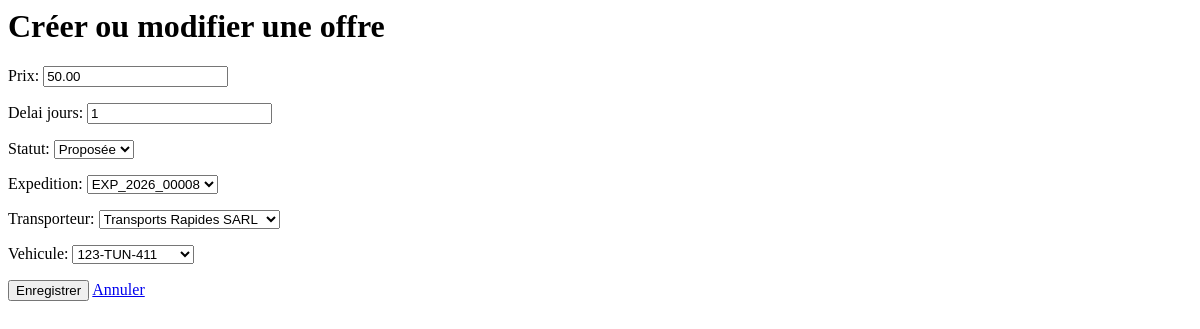
Before: /offres/offre_update/2/ with the older database file.
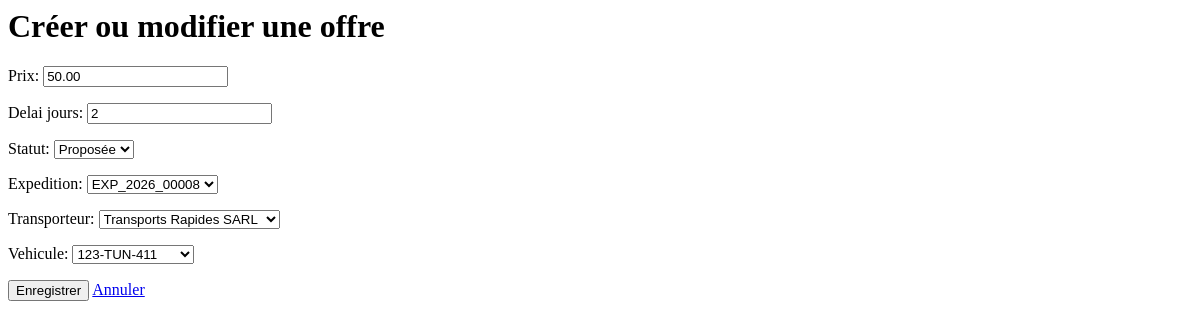
After: the same page with the newer database file.
### offre_App/models.py (models this page shows, shortened)
class Offre(models.Model):
    STATUT_CHOICES = [
        ('proposee', 'Proposée'),
        ('acceptee', 'Acceptée'),
        ('refusee', 'Refusée'),
        ('retiree', 'Retirée'),
    ]
    prix = models.DecimalField(
        max_digits=10,
        decimal_places=2,
        validators=[MinValueValidator(0.01)]
    )
    delai_jours = models.PositiveIntegerField(
        validators=[MinValueValidator(1)]
    )
    statut = models.CharField(
        max_length=20,
        choices=STATUT_CHOICES,
        default='proposee'
    )
    date_proposition = models.DateField(auto_now_add=True)
    expedition = models.ForeignKey(
        Exception,
        on_delete=models.CASCADE
    )
    transporteur = models.ForeignKey(
        Entreprise,
        on_delete=models.CASCADE
    )
    vehicule = models.ForeignKey(
        Vehicule,
        on_delete=models.CASCADE
    )
    created_at = models.DateTimeField(auto_now_add=True)
    updated_at = models.DateTimeField(auto_now=True)

### offre_App/views.py (the view)
class Offre_update(UpdateView):
    model = Offre
    template_name = 'offre/form.html'
    form_class = OffreForm
    success_url = reverse_lazy('offre:list')

### offre_App/forms.py
class OffreForm(forms.ModelForm):
    class Meta:
        model = Offre
        fields = [
            'prix',
            'delai_jours',
            'statut',
            'expedition',
            'transporteur',
            'vehicule',
        ]

### Entreprise_App/models.py (called while the page is built)
    def __str__(self):
        return self.raison_sociale

### Exception_App/models.py (called while the page is built)
    def __str__(self):
        return self.reference or f'{self.ville_depart} → {self.ville_arrivee}'

### vehicule_App/models.py (called while the page is built)
    def __str__(self):
        return self.immatriculation

### templates/offre/form.html (shortened to what this page needs)
<h1>Créer ou modifier une offre</h1>
<form method="POST">
    {{ form.as_p }}
    <button type="submit">
        Enregistrer
    </button>
    <a href="{% url 'offre:offre_list' %}">
        Annuler
    </a>
</form>

Changed rows visible on the page:
changed Offre "Proposée": delai_jours "1" → "2"
